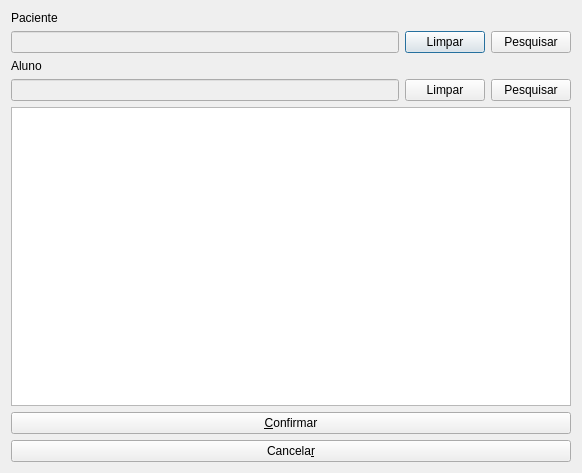
<?xml version="1.0" encoding="UTF-8"?>
<ui version="4.0">
 <class>PesqTomografias</class>
 <widget class="QDialog" name="PesqTomografias">
  <property name="geometry">
   <rect>
    <x>0</x>
    <y>0</y>
    <width>582</width>
    <height>473</height>
   </rect>
  </property>
  <property name="windowTitle">
   <string>Dialog</string>
  </property>
  <layout class="QVBoxLayout" name="verticalLayout">
   <item>
    <widget class="QLabel" name="label">
     <property name="text">
      <string>Paciente</string>
     </property>
    </widget>
   </item>
   <item>
    <layout class="QHBoxLayout" name="horizontalLayout">
     <item>
      <widget class="QLineEdit" name="edtPaciente">
       <property name="enabled">
        <bool>false</bool>
       </property>
      </widget>
     </item>
     <item>
      <widget class="QPushButton" name="btnLimparPaciente">
       <property name="text">
        <string>Limpar</string>
       </property>
      </widget>
     </item>
     <item>
      <widget class="QPushButton" name="btnPesqPaciente">
       <property name="text">
        <string>Pesquisar</string>
       </property>
      </widget>
     </item>
    </layout>
   </item>
   <item>
    <widget class="QLabel" name="label_2">
     <property name="text">
      <string>Aluno</string>
     </property>
    </widget>
   </item>
   <item>
    <layout class="QHBoxLayout" name="horizontalLayout_2">
     <item>
      <widget class="QLineEdit" name="edtAluno">
       <property name="enabled">
        <bool>false</bool>
       </property>
      </widget>
     </item>
     <item>
      <widget class="QPushButton" name="btnLimparAluno">
       <property name="text">
        <string>Limpar</string>
       </property>
      </widget>
     </item>
     <item>
      <widget class="QPushButton" name="btnPesqAluno">
       <property name="text">
        <string>Pesquisar</string>
       </property>
      </widget>
     </item>
    </layout>
   </item>
   <item>
    <widget class="QTableWidget" name="tableWidget"/>
   </item>
   <item>
    <widget class="QPushButton" name="btnConfirmar">
     <property name="text">
      <string>&amp;Confirmar</string>
     </property>
    </widget>
   </item>
   <item>
    <widget class="QPushButton" name="btnCancelar">
     <property name="text">
      <string>Cancela&amp;r</string>
     </property>
    </widget>
   </item>
  </layout>
 </widget>
 <resources/>
 <connections/>
</ui>
